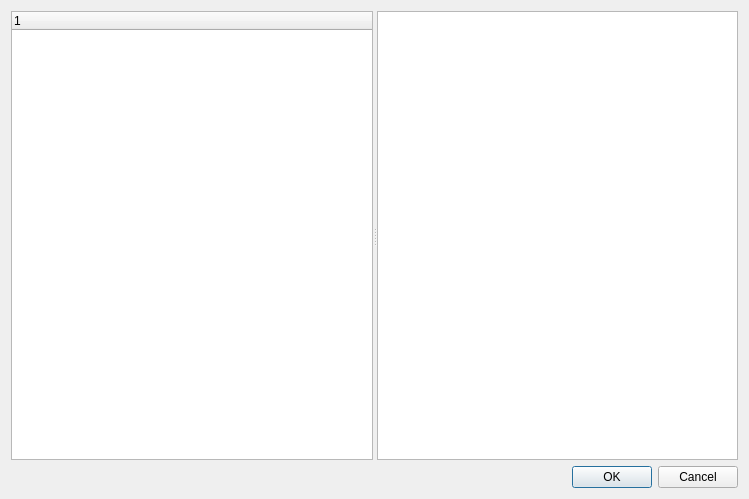
<?xml version="1.0" encoding="UTF-8"?>
<ui version="4.0">
 <class>Dialog</class>
 <widget class="QDialog" name="Dialog">
  <property name="geometry">
   <rect>
    <x>0</x>
    <y>0</y>
    <width>749</width>
    <height>499</height>
   </rect>
  </property>
  <property name="windowTitle">
   <string>Dialog</string>
  </property>
  <layout class="QVBoxLayout" name="verticalLayout">
   <item>
    <widget class="QSplitter" name="splitter">
     <property name="orientation">
      <enum>Qt::Horizontal</enum>
     </property>
     <widget class="QTreeWidget" name="treeWidget">
      <column>
       <property name="text">
        <string notr="true">1</string>
       </property>
      </column>
     </widget>
     <widget class="QPlainTextEdit" name="plainTextEdit"/>
    </widget>
   </item>
   <item>
    <widget class="QDialogButtonBox" name="buttonBox">
     <property name="standardButtons">
      <set>QDialogButtonBox::Cancel|QDialogButtonBox::Ok</set>
     </property>
    </widget>
   </item>
  </layout>
 </widget>
 <resources/>
 <connections/>
</ui>
